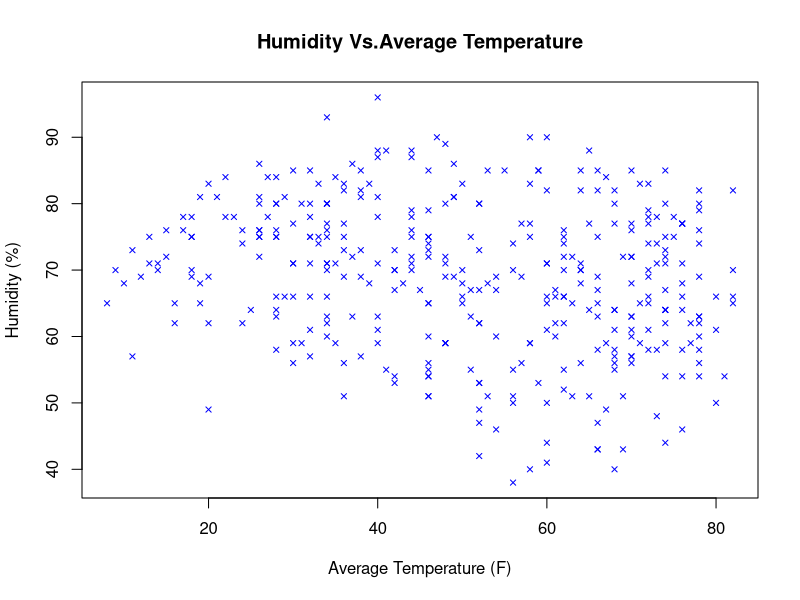
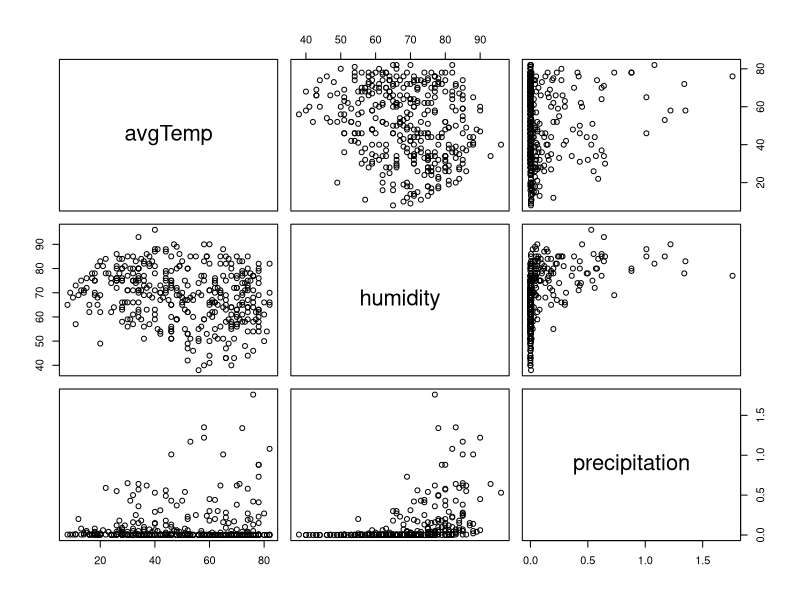
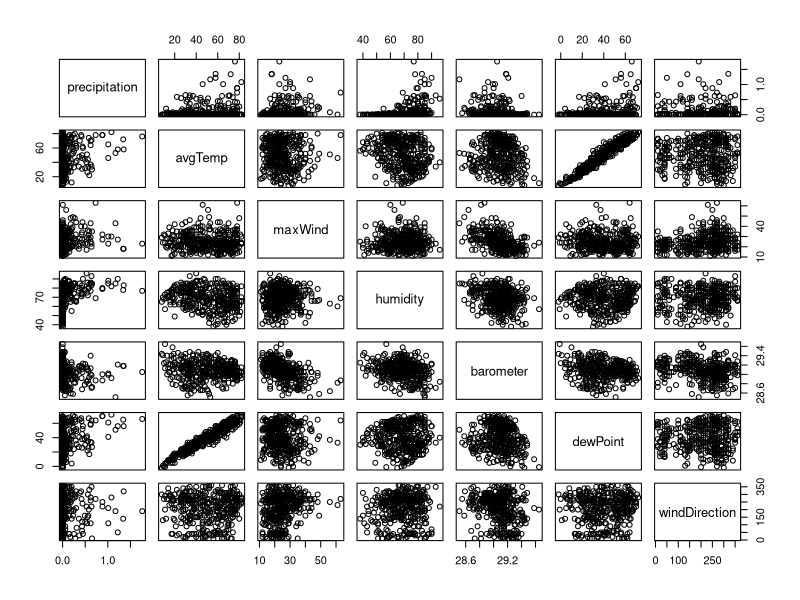
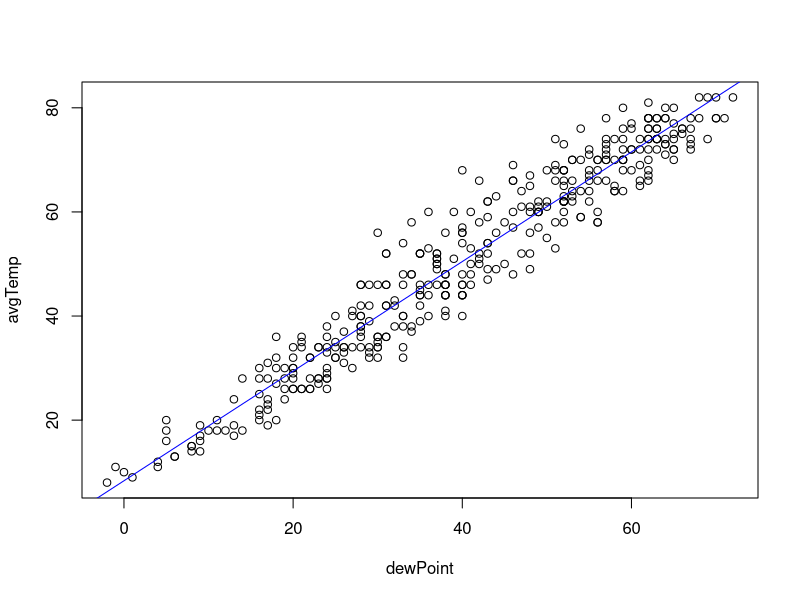
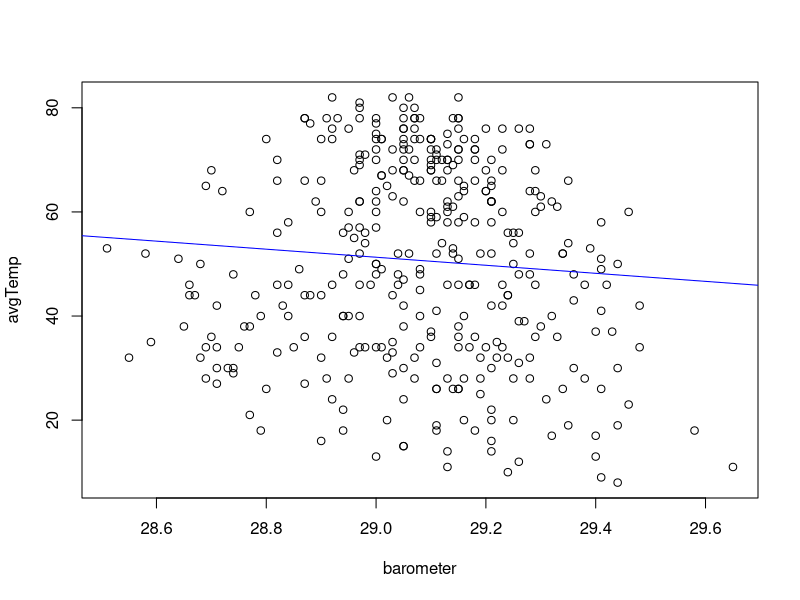

These figures' R source, in order:
{
  rm(list=ls()); options(show.error.messages = TRUE);
  lansing2016Weather=read.csv(file="data/LansingNOAA2016.csv", 
                              stringsAsFactors = FALSE);
  date = lansing2016Weather[,"date"];
  eventData = lansing2016Weather[,"weatherType"];
  avgTemp = lansing2016Weather[,"avgTemp"];
  tempDept = lansing2016Weather[,"tempDept"]; 
  precipitation = lansing2016Weather[,"precip"]; 
  humidity = lansing2016Weather[,"relHum"];
  barometer = lansing2016Weather[,"stnPressure"];
  dewPoint = lansing2016Weather[,"dewPoint"];
  avgWind = lansing2016Weather[,"windSpeed"];
  maxWind = lansing2016Weather[,"windPeakSpeed"]; 
  windDirection = lansing2016Weather[,"windPeakDir"];
  sunrise = lansing2016Weather[,"sunrise"];
  sunset = lansing2016Weather[,"sunset"];
  
  for( i in 1:366)
  {
    if (precipitation[i] == "T")
    {
      precipitation[i]= 0.005;
    }
  }
  precipitation=as.numeric(precipitation);
  
  plot(formula=humidity~avgTemp, xlab="Average Temperature (F)" ,
       ylab="Humidity (%)",main="Humidity Vs.Average Temperature", 
       pch=4, col="blue", cex=0.7);
  pairs(formula=~avgTemp+humidity+precipitation);
  pairs(formula=~precipitation+avgTemp+maxWind+humidity+
          barometer+dewPoint+windDirection);
  plot(formula=avgTemp~dewPoint);
  model=lm(formula=avgTemp~dewPoint);
  print(summary(model));
  abline(model,col="blue"); # if i use x instead of a, regression line is not assigned
  
  plot(formula=avgTemp~barometer);
  model2=lm(formula=avgTemp~barometer);
  abline(model2, col="blue");
  print(summary(model2));
  
  formattedData = data.frame(date, eventData, avgTemp, tempDept, 
                             precipitation, humidity, barometer,
                             dewPoint, avgWind, maxWind, 
                             windDirection, sunrise, sunset); 
  write.csv(x=formattedData,
            file="data/LansingNOAA2016Formatted.csv",
            row.names = TRUE );
  
  
                              
}